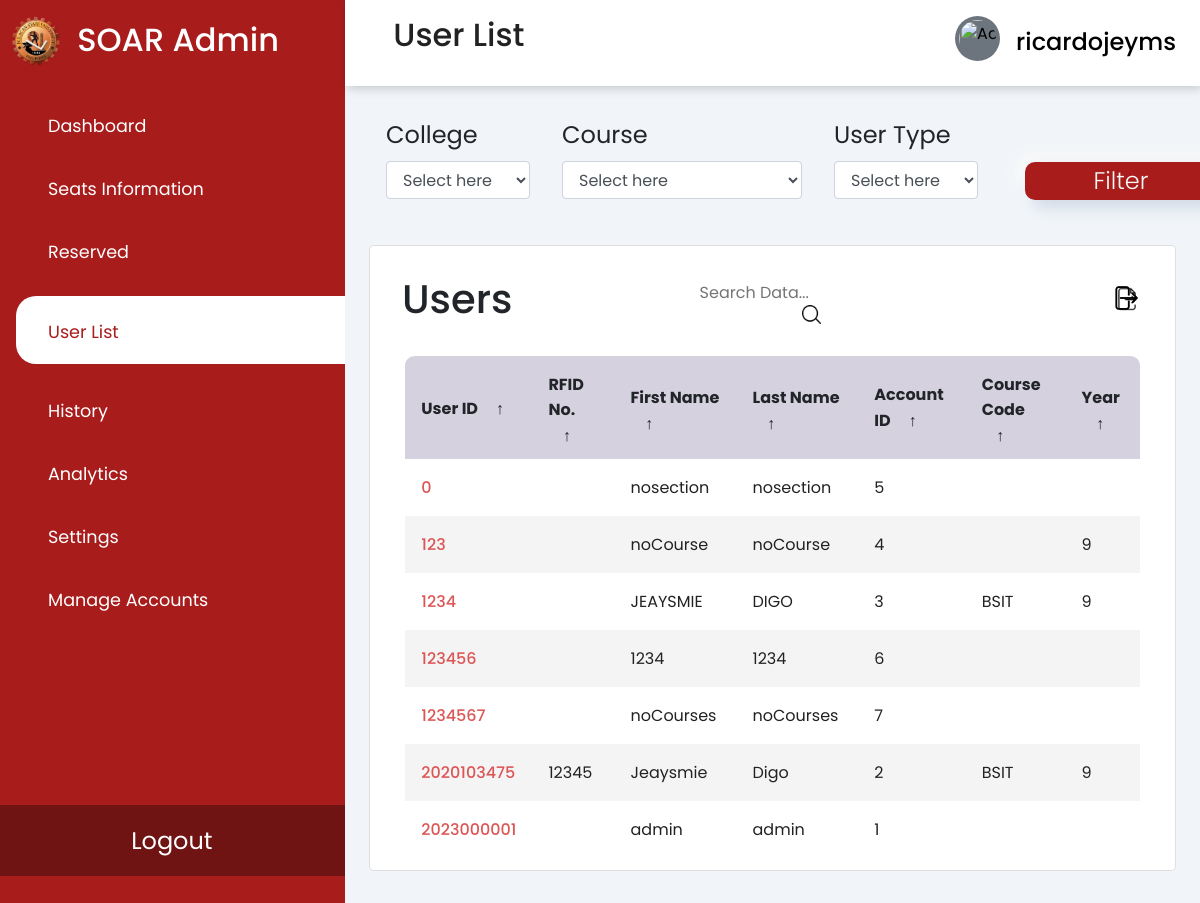
Screenshot of /user-list.php (signed in) with the database file from the repository.
### tables this page shows
CREATE TABLE `users` (
  `user_id` int(11) NOT NULL,
  `rfid_no` varchar(50) DEFAULT NULL,
  `first_name` varchar(255) DEFAULT NULL,
  `last_name` varchar(255) DEFAULT NULL,
  `account_id` int(11) DEFAULT NULL,
  `course_code` varchar(50) DEFAULT NULL,
  `yearsec_id` int(11) DEFAULT NULL
);

### user-list.php (the view, shortened to what this page needs)
<?php
require 'assets/php/connect.php';
$sql = "SELECT user_id, rfid_no, first_name, last_name, account_id, course_code, yearsec_id from users";
$result = $conn->query($sql);
?>
<!DOCTYPE HTML>
<html>
<head>
    <link rel="stylesheet" href="https://cdn.jsdelivr.net/npm/bootstrap@4.6.2/dist/css/bootstrap.min.css"
>
    <link rel="stylesheet" type="text/css" href="assets/css/user-list.css" />
    <link rel="stylesheet"
        href="https://maxst.icons8.com/vue-static/landings/line-awesome/line-awesome/1.3.0/css/line-awesome.min.css">
</head>
<body>
    <div class="sidebar">
        <div class="sidebar-brand">
            <img src="assets/img/bulsu logo.png" alt="bulsu logo" class="logo">
            <h2> <span>SOAR Admin</span></h2>
        </div>
        <div class="sidebar-menu" id="tabButton">
            <ul>
                <li> <a href="admin.php" data-tabName="dashboard" id="tabButtons"><span class="las la-th-large"></span>
                        <span>Dashboard</span></a>
                </li>
                <li> <a href="seats-info.php"><span class="las la-check"></span>
                        <span>Seats Information</span></a>
                </li>
                <li> <a href="reserved.php"><span class="las la-clock"></span>
                        <span>Reserved</span></a>
                </li>
                <li> <a href="user-list.php" class="active"><span class="las la-user-friends"></span>
                        <span>User List</span></a>
                </li>
                <li> <a href="history.php"><span class="las la-history"></span>
                        <span>History</span></a>
                </li>
                <li> <a href="analytics.php"><span class="las la-chart-bar"></span>
                        <span>Analytics</span></a>
                </li>
                <li> <a href="settings.php"><span class="las la-cog"></span>
                        <span>Settings</span></a>
                </li>
                <li id="hidden" class="manage" data-toggle="modal" data-target="#exampleModal"> <a
                        href="manageAdmin.php"><span class="las la-users-cog"></span>
                        <span>Manage Accounts</span></a>
                </li>
                <li class="logout"> <a href="toLogout.php">
                        <span>Logout</span></a>
                </li>
            </ul>
        </div>
    </div>
    <div class="main-content">
        <header>
            <h2>
                <label for="nav-toggle">
                    <span class="la la-bars"></span>
                </label>
                User List
            </h2>
            <div class="dropdown">
                <button class="dropdown-toggle" class="btn btn-secondary dropdown-toggle" type="button"
                    id="dropdownMenuButton" data-toggle="dropdown" aria-haspopup="true" aria-expanded="true">
                    <div class="user-wrapper">
                        <img src="<?php if ($_SESSION['gender'] == "Male") {
                            echo "https://cdn-icons-png.flaticon.com/512/2552/2552801.png";
                        } elseif ($_SESSION['gender'] == "Female") {
                            echo "https://cdn-icons-png.flaticon.com/512/206/206864.png";
                        } ?>" alt="Admin" class="rounded-circle p-1 bg-secondary" width="45">
                        <div id="user_admin">
                            <h4>
                                <?php echo $_SESSION["username"]; ?>
                            </h4>
                        </div>
                    </div>
                </button>
            </div>
        </header>
        <main>
            <div class="filter">
                <form action="brw_history.php" method="GET">
                    <div class="row">
                        <div class="college">
                            <label for="cars">College</label>
                            <select class="form-control">
                                <option style="display:none">Select here</option>
                            </select>
                        </div>
                        <div class="course">
                            <label for="cars">Course</label>
                            <select class="form-control">
                                <option style="display:none">Select here</option>
                            </select>
                        </div>
                        <div class="floor" class="form-control">
                            <label for="cars">User Type</label>
                            <select class="form-control">
                                <option style="display:none">Select here</option>
                            </select>
                        </div>
                        <div class="col-md-2">
                            <button type="submit" class="buttons">Filter</button>
                        </div>
                    </div>
                </form>
            </div>
            <div class="recent-grid">
                <div class="history">
                    <div class="card">
                        <div class="card-body">
                            <div class="table-responsive">
                                <section class="table__header">
                                    <h1>Users</h1>
                                    <div class="input-group">
                                        <input type="search" placeholder="Search Data...">
                                        <div class="search-icon">
                                            <img src="assets/img/search.png" alt="Search">
                                        </div>
                                    </div>
                                    <div class="export__file">
                                        <label for="export-file" class="export__file-btn" title="Export File">
                                            <img src="assets/img/export1.png" alt="Export" class="export_ic">
                                        </label>
                                    </div>
                                </section>
                                <section class="table__body">
                                    <table id="customers_table">
                                        <thead>
                                            <tr>
                                                <th> User ID <span class="icon-arrow">&UpArrow;</span></th>
                                                <th> RFID No. <span class="icon-arrow">&UpArrow;</span></th>
                                                <th> First Name <span class="icon-arrow">&UpArrow;</span></th>
                                                <th> Last Name <span class="icon-arrow">&UpArrow;</span></th>
                                                <th> Account ID <span class="icon-arrow">&UpArrow;</span></th>
                                                <th> Course Code <span class="icon-arrow">&UpArrow;</span></th>
                                                <th> Year <span class="icon-arrow">&UpArrow;</span></th>
                                            </tr>
                                        </thead>
                                        <?php
                                        if ($result->num_rows > 0) {
                                            while ($row = $result->fetch_assoc()) {
                                                ?>
                                                <tr>
                                                    <td class="studno">
                                                        <?php echo $row['user_id']; ?>
                                                    </td>
                                                    <td>
                                                        <?php echo $row['rfid_no']; ?>
                                                    </td>
                                                    <td>
                                                        <?php echo $row['first_name']; ?>
                                                    </td>
                                                    <td>
                                                        <?php echo $row['last_name']; ?>
                                                    </td>
                                                    <td>
                                                        <?php echo $row['account_id']; ?>
                                                    </td>
                                                    <td>
                                                        <?php echo $row['course_code']; ?>
                                                    </td>
                                                    <td>
                                                        <?php echo $row['yearsec_id']; ?>
                                                    </td>
                                                </tr>
                                                <?php
                                            }
                                        } else {
                                            echo "<tr><td colspan='7'>No users found.</td></tr>";
                                        }
                                        ?>
                                    </table>
                                </section>
                            </div>
                        </div>
                    </div>
                </div>
            </div>
        </main>
    </div>
</body>
</html>

### rows the page displays
users: user_id "0", first_name "nosection", last_name "nosection", account "5"
users: user_id "123", first_name "noCourse", last_name "noCourse", account "4", yearsec "9"
users: user_id "1234", first_name "JEAYSMIE", last_name "DIGO", account "3", course_code "BSIT", yearsec "9"
users: user_id "123456", first_name "1234", last_name "1234", account "6"
users: user_id "1234567", first_name "noCourses", last_name "noCourses", account "7"
users: user_id "2020103475", rfid_no "12345", first_name "Jeaysmie", last_name "Digo", account "2", course_code "BSIT", yearsec "9"
users: user_id "2023000001", first_name "admin", last_name "admin", account "1"

### other values shown
$_SESSION["username"] "ricardojeyms"
